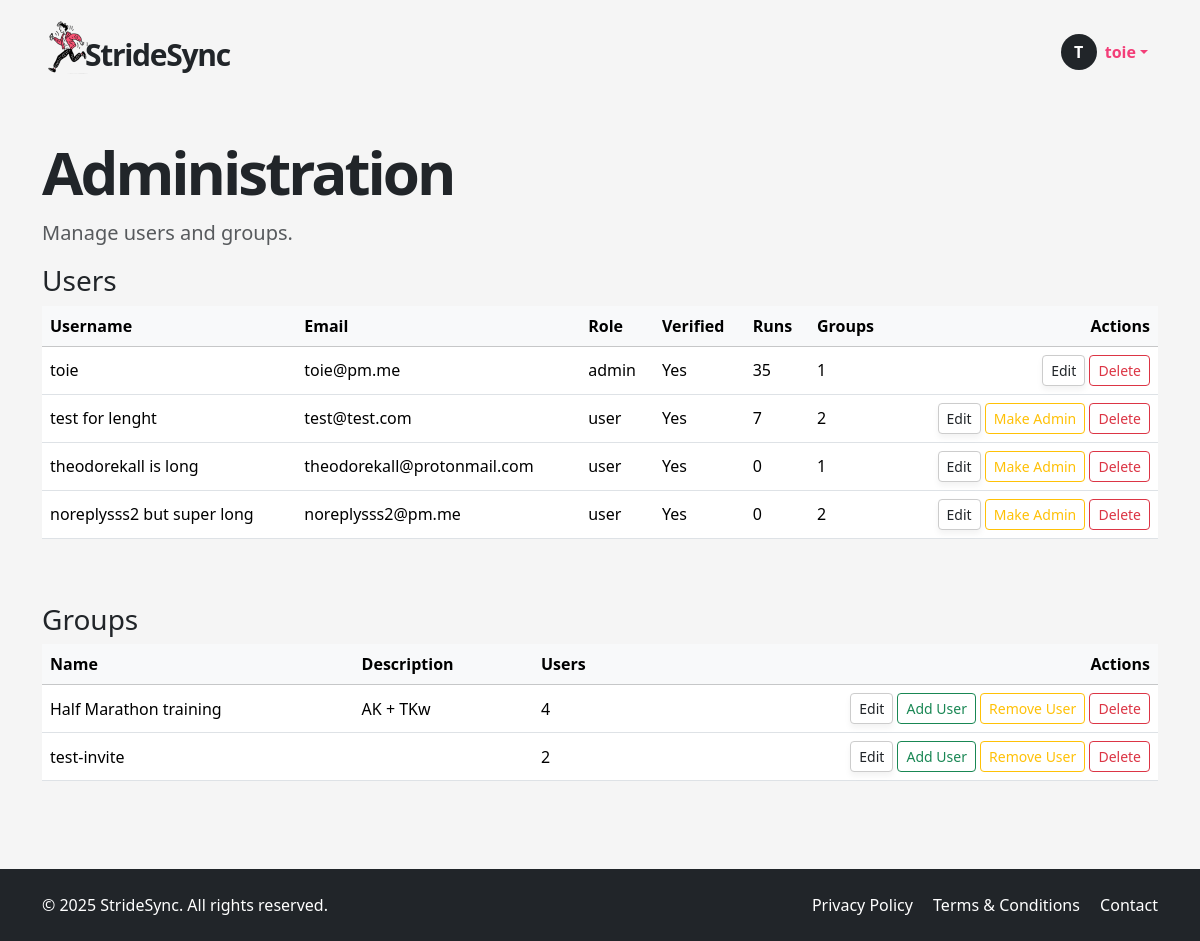
The page /admin (signed in) on the database its author committed.
### app/models.py (models this page shows, shortened)
class User(UserMixin, db.Model):
    __tablename__ = "users"
    id = sa.Column(sa.Integer, primary_key=True)
    email = sa.Column(sa.String(120), unique=True, nullable=False, index=True)
    password_hash = sa.Column(sa.String(256))
    username = sa.Column(sa.String(64), unique=True, nullable=False, index=True)
    role = sa.Column(sa.Enum(UserRole), default=UserRole.USER, nullable=False)
    is_verified = sa.Column(sa.Boolean, default=False)
    verification_token = sa.Column(sa.String(128), nullable=False, default=lambda: secrets.token_urlsafe(32))
    unit_preference = Column(String(2), default='km')  # 'km' or 'mi'
    notify_group_activity = Column(Boolean, default=True)
    is_public_profile = Column(Boolean, default=False)
    reset_token = db.Column(db.String, nullable=True)
    reset_token_expiry = db.Column(db.DateTime, nullable=True)
    runs = so.relationship("Run", back_populates="user", cascade="all, delete-orphan")
    groups = so.relationship("Group", secondary=user_groups, back_populates="members")
    admin_of_groups = so.relationship("Group", secondary=group_admins, back_populates="admins")

class Group(db.Model):
    __tablename__ = "groups"
    id = sa.Column(sa.Integer, primary_key=True)
    name = sa.Column(sa.String(100), unique=True, nullable=False)
    description = sa.Column(sa.Text)
    members = so.relationship("User", secondary=user_groups, back_populates="groups")
    admins = so.relationship("User", secondary=group_admins, back_populates="admin_of_groups")
    runs = so.relationship("Run", secondary=run_groups, back_populates="groups")
    invites = so.relationship("GroupInvite", back_populates="group", cascade="all, delete-orphan")

### app/routes.py (the view)
@app.route('/admin')
@login_required
def admin_panel():
    if current_user.role != UserRole.ADMIN:
        abort(403)
    users = db.session.scalars(sa.select(User)).all()
    groups = db.session.scalars(sa.select(Group)).all()
    user_stats = {
        user.id: {
            "num_runs": len(user.runs),
            "num_groups": len(user.groups)
        }
        for user in users
    }
    group_stats = {
        group.id: {
            "num_users": len(group.members)
        }
        for group in groups
    }
    return render_template(
        "admin.html",
        users=users,
        groups=groups,
        user_stats=user_stats,
        group_stats=group_stats,
        UserRole=UserRole
    )

### app/models.py (called while the page is built)
@login.user_loader
def load_user(id):
    return db.session.get(User, int(id))

### app/templates/admin.html (shortened to what this page needs)
{% extends "base.html" %}
{% block content %}
<div class="container py-5">
  <h1 class="display-5 fw-bold hero-title mb-3">Administration</h1>
  <p class="lead text-muted">Manage users and groups.</p>
  <div class="mb-5">
    <h3>Users</h3>
    <div class="table-responsive">
      <table class="table table-hover align-middle">
        <thead class="table-light">
          <tr>
            <th class="text-nowrap">Username</th>
            <th class="text-nowrap">Email</th>
            <th class="text-nowrap">Role</th>
            <th class="text-nowrap">Verified</th>
            <th class="text-nowrap">Runs</th>
            <th class="text-nowrap">Groups</th>
            <th class="text-end text-nowrap">Actions</th>
          </tr>
        </thead>
        <tbody>
          {% for user in users %}
          <tr>
            <td>{{ user.username }}</td>
            <td>{{ user.email }}</td>
            <td>{{ user.role.value }}</td>
            <td>{{ 'Yes' if user.is_verified else 'No' }}</td>
            <td>{{ user_stats[user.id].num_runs }}</td>
            <td>{{ user_stats[user.id].num_groups }}</td>
            <td class="text-end text-nowrap">
              <button class="btn btn-sm btn-soft"
                      data-bs-toggle="modal"
                      data-bs-target="#editUserModal"
                      onclick="prepareEditUser({{ user.id }}, '{{ user.username }}', '{{ user.email }}')">Edit</button>
              {% if user.role.name == 'ADMIN' and user.id != current_user.id %}
                <form method="POST" action="{{ url_for('admin_demote_user', user_id=user.id) }}" class="d-inline">
                  <button class="btn btn-sm btn-outline-secondary">Remove Admin</button>
                </form>
              {% elif user.role.name != 'ADMIN' %}
                <form method="POST" action="{{ url_for('admin_promote_user', user_id=user.id) }}" class="d-inline">
                  <button class="btn btn-sm btn-outline-warning">Make Admin</button>
                </form>
              {% endif %}
              <button class="btn btn-sm btn-outline-danger"
                      data-bs-toggle="modal"
                      data-bs-target="#deleteUserModal"
                      onclick="prepareDeleteUser({{ user.id }}, '{{ user.username }}')">Delete</button>
            </td>
          </tr>
          {% endfor %}
        </tbody>
      </table>
    </div>
  </div>
  <div>
    <h3>Groups</h3>
    <div class="table-responsive">
      <table class="table table-hover align-middle">
        <thead class="table-light">
          <tr>
            <th class="text-nowrap">Name</th>
            <th class="text-nowrap">Description</th>
            <th class="text-nowrap">Users</th>
            <th class="text-end text-nowrap">Actions</th>
          </tr>
        </thead>
        <tbody>
          {% for group in groups %}
          <tr>
            <td>{{ group.name }}</td>
            <td class="text-truncate" style="max-width: 150px;">{{ group.description[:60] }}{% if group.description|length > 60 %}…{% endif %}</td>
            <td>{{ group_stats[group.id].num_users }}</td>
            <td class="text-end text-nowrap">
              <button class="btn btn-sm btn-soft" data-bs-toggle="modal" data-bs-target="#editGroupModal"
                      onclick="prepareEditGroup({{ group.id }}, '{{ group.name }}', `{{ group.description|e }}`)">Edit</button>
              <button class="btn btn-sm btn-outline-success" data-bs-toggle="modal" data-bs-target="#addUserToGroupModal"
                      onclick="document.getElementById('addUserGroupId').value = '{{ group.id }}';">Add User</button>
              <button class="btn btn-sm btn-outline-warning"
                      data-bs-toggle="modal"
                      data-bs-target="#removeUserFromGroupModal{{ group.id }}">
                Remove User
              </button>
              <button class="btn btn-sm btn-outline-danger"
                      data-bs-toggle="modal"
                      data-bs-target="#deleteGroupModal"
                      onclick="prepareDeleteGroup({{ group.id }}, '{{ group.name }}')">Delete</button>
            </td>
          </tr>
          {% endfor %}
        </tbody>
      </table>
    </div>
  </div>
</div>
{% endblock %}

### app/templates/base.html (shortened to what this page needs)
<!DOCTYPE html>
<html lang="en">
<head>
  <link href="https://cdn.jsdelivr.net/npm/bootstrap@5.3.6/dist/css/bootstrap.min.css" rel="stylesheet">
  <link href="https://cdn.jsdelivr.net/npm/bootstrap-icons@1.10.5/font/bootstrap-icons.css" rel="stylesheet">
  <link rel="stylesheet" href="{{ url_for('static', filename='style.css') }}">
</head>
<body>
  <header>
    <nav class="navbar">
      <div class="container d-flex justify-content-between align-items-center py-2">
        <a href="/index" class="text-decoration-none logo-container d-flex align-items-center">
          <img src="{{ url_for('static', filename='img/icon.png') }}" width="50px" style="margin-right: -15px !important;" alt="StrideSync logo">
          <p class="logo mb-0 ms-2">StrideSync</p>
        </a>
        <ul class="navbar-nav flex-row align-items-center mb-0 menubox">
          {% if current_user.is_anonymous %}
            <li class="nav-item">
              <a class="btn btn-dark px-4" href="{{ url_for('login') }}">LOGIN</a>
            </li>
          {% else %}
            <li class="nav-item dropdown">
              <a class="nav-link dropdown-toggle d-flex align-items-center" href="#" id="userDropdown" role="button" data-bs-toggle="dropdown" aria-expanded="false">
                <div class="avatar-circle bg-dark text-white rounded-circle d-flex justify-content-center align-items-center me-2" style="width: 36px; height: 36px; font-weight: bold;">
                  {{ current_user.username[0]|upper }}
                </div>
                <span class="fw-semibold text-truncate d-inline-block username-truncate" title="{{ current_user.username }}">
                  {{ current_user.username }}
                </span>
              </a>
            </li>
          {% endif %}
        </ul>
      </div>
    </nav>
  </header>
  <main>
    {% block content %}{% endblock %}
  </main>
  <footer class="bg-dark text-white py-4">
    <div class="container d-flex flex-column flex-md-row justify-content-between align-items-center">
      <div class="mb-2 mb-md-0">
        &copy; 2025 StrideSync. All rights reserved.
      </div>
      <div>
        <a href="/privacy" class="text-white text-decoration-none me-3">Privacy Policy</a>
        <a href="/terms" class="text-white text-decoration-none me-3">Terms & Conditions</a>
        <a href="/contact" class="text-white text-decoration-none">Contact</a>
      </div>
    </div>
  </footer>
</body>
</html>

### app/static/style.css (style rules this page uses)
html, body { height: 100%; margin: 0; display: flex; flex-direction: column; scroll-behavior: smooth; }
body { background-color: #f5f5f5; }
main { flex: 1; }
a { color: #f33e78; }
.logo { font-size: 30px; font-weight: 700; letter-spacing: -1.3px; margin-top: 15px; }
.logo-container { color: unset; }
.hero-title { font-weight: 900 !important; font-size: 60px; letter-spacing: -3px; line-height: 60px; }
.btn-soft, .btn-soft-white { background: white; border: 1px solid #ccc; box-shadow: 0 4px 6px rgba(0,0,0,0.05); }
.nav-link { color: #f33e78 !important; }
.menubox { margin-top: 10px; margin-right: 10px; }
footer { background-color: #333; }
.username-truncate { max-width: 100px; overflow: hidden; text-overflow: ellipsis; white-space: nowrap; vertical-align: middle; }

### rows shown on the page
User: username "T", username "toie", email "toie@pm.me", role.value "admin", is_verified "Yes", user_stats "35", id "1"
User: username "test for lenght", email "test@test.com", role.value "user", is_verified "Yes", user_stats "7", user_stats "2"
User: username "theodorekall is long", email "theodorekall@protonmail.com", role.value "user", is_verified "Yes", is_public_profile "0", user_stats "1"
User: username "noreplysss2 but super long", email "noreplysss2@pm.me", role.value "user", is_verified "Yes", is_public_profile "0", user_stats "2"
Group: name "Half Marathon training", description "AK + TKw", group_stats "4", {{ group.id }} 1 (drawn)
Group: name "test-invite", group_stats "2", {{ group.id }} 3 (drawn)
